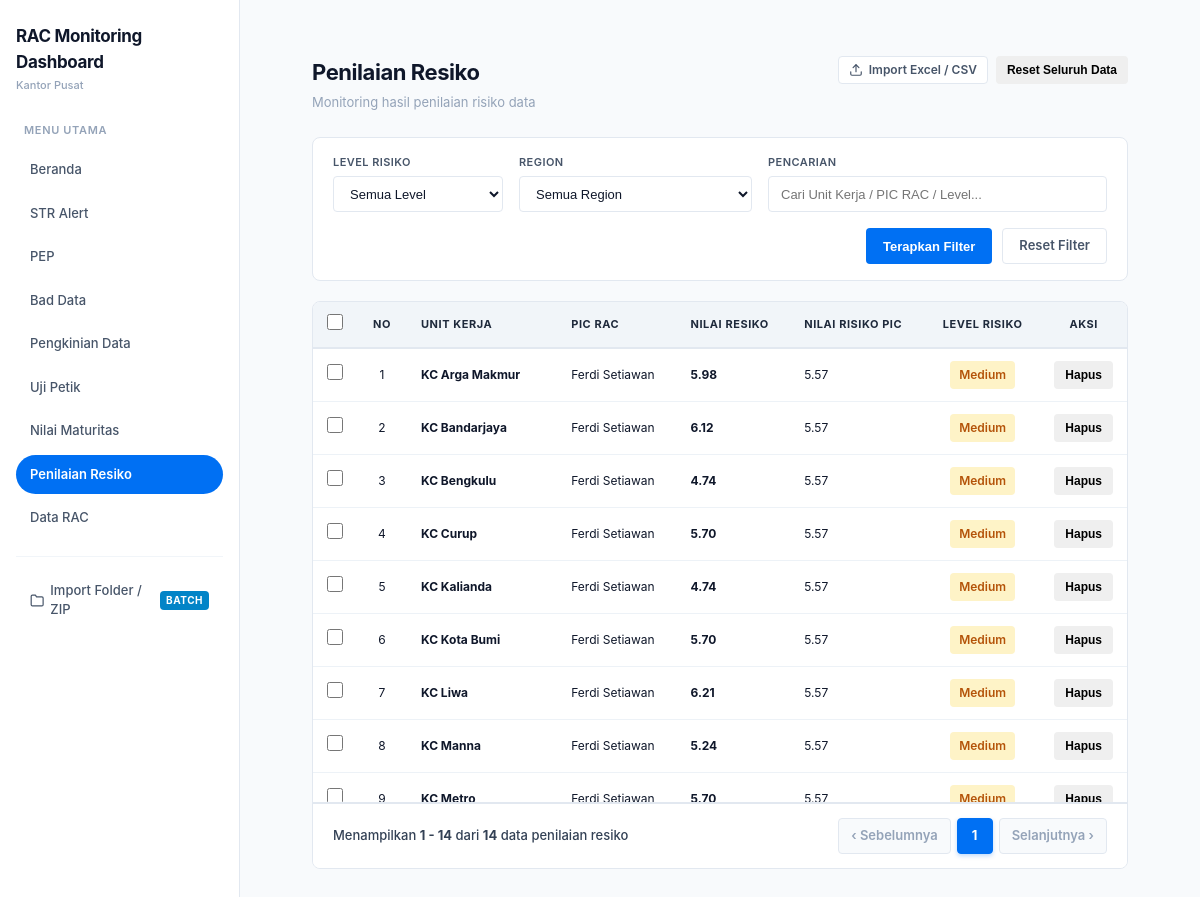
Page /penilaian-resiko.php on the committed database.
### tables this page shows
CREATE TABLE `penilaian_resiko` (
  `id` int(11) NOT NULL AUTO_INCREMENT,
  `no_urut` varchar(50) DEFAULT NULL,
  `branch` varchar(150) NOT NULL,
  `pic_rac` varchar(150) DEFAULT NULL,
  `nilai_resiko` varchar(50) DEFAULT NULL,
  `nilai_risiko_pic` varchar(50) DEFAULT NULL,
  `level_risiko` varchar(50) DEFAULT NULL,
  `status` varchar(50) DEFAULT 'Small',
  `month` varchar(50) DEFAULT NULL,
  `region` varchar(150) DEFAULT NULL,
  `keterangan` text DEFAULT NULL,
  `created_at` timestamp NOT NULL DEFAULT current_timestamp(),
  `updated_at` timestamp NOT NULL DEFAULT current_timestamp() ON UPDATE current_timestamp(),
  PRIMARY KEY (`id`),
  KEY `idx_penilaian_resiko_branch` (`branch`),
  KEY `idx_penilaian_resiko_month` (`month`),
  KEY `idx_penilaian_resiko_region` (`region`),
  KEY `idx_penilaian_resiko_level` (`level_risiko`)
);

### penilaian-resiko.php (the view, shortened to what this page needs)
<?php
$pdo = getDbConnection();
$search = trim((string)($_GET['q'] ?? ''));
$where = [];
$params = [];
$whereSql = !empty($where) ? 'WHERE ' . implode(' AND ', $where) : '';
$countStmt = $pdo->prepare("SELECT COUNT(*) FROM penilaian_resiko {$whereSql}");
$countStmt->execute($params);
$totalRecords = (int)$countStmt->fetchColumn();
$perPage = 50;
$totalPages = max(1, (int)ceil($totalRecords / $perPage));
$page = max(1, min($totalPages, (int)($_GET['page'] ?? 1)));
$offset = ($page - 1) * $perPage;
$dataSql = "SELECT * FROM penilaian_resiko {$whereSql} ORDER BY id ASC LIMIT :limit OFFSET :offset";
$dataStmt = $pdo->prepare($dataSql);
$dataStmt->bindValue(':limit', $perPage, PDO::PARAM_INT);
$dataStmt->bindValue(':offset', $offset, PDO::PARAM_INT);
$dataStmt->execute();
$pageData = $dataStmt->fetchAll(PDO::FETCH_ASSOC);
if (!function_exists('buildPenilaianResikoPageUrl')) {
    function buildPenilaianResikoPageUrl(int $pageNumber): string {
        $query = $_GET;
        $query['page'] = $pageNumber;
        return 'penilaian-resiko.php?' . http_build_query($query);
    }
}
require_once __DIR__ . '/includes/header.php';
require_once __DIR__ . '/includes/sidebar.php';
?>
<main class="main-content">
    <div class="page-header" style="display:flex;justify-content:space-between;align-items:flex-start;gap:20px;">
        <div>
            <h2 class="page-title">Penilaian Resiko</h2>
            <div class="page-subtitle">Monitoring hasil penilaian risiko data</div>
        </div>
        <div style="display:flex;gap:8px;flex-wrap:wrap;">
            <a href="import-penilaian-resiko.php" class="btn btn-secondary btn-sm" style="display:inline-flex;align-items:center;gap:6px;">
                <svg width="14" height="14" viewBox="0 0 24 24" fill="none" stroke="currentColor" stroke-width="2" stroke-linecap="round" stroke-linejoin="round">
                    <path d="M21 15v4a2 2 0 0 1-2 2H5a2 2 0 0 1-2-2v-4"></path>
                    <polyline points="17 8 12 3 7 8"></polyline>
                    <line x1="12" y1="3" x2="12" y2="15"></line>
                </svg>
                Import Excel / CSV
            </a>
            <?php if ($totalRecords > 0): ?>
                <button type="button" class="btn btn-danger btn-sm" id="btnResetPenilaianResiko" onclick="openResetModal()">
                    Reset Seluruh Data
                </button>
            <?php endif; ?>
        </div>
    </div>
    <form method="GET" action="penilaian-resiko.php" class="filter-card">
        <div class="filter-item">
            <label for="filterStatus" class="filter-label">Level Risiko</label>
            <select id="filterStatus" name="status" class="form-control">
                <option value="">Semua Level</option>
            </select>
        </div>
        <div class="filter-item" style="min-width:220px;">
            <label for="filterRegion" class="filter-label">Region</label>
            <select id="filterRegion" name="region" class="form-control">
                <option value="">Semua Region</option>
            </select>
        </div>
        <div class="filter-item" style="flex:1;min-width:220px;">
            <label for="filterSearch" class="filter-label">Pencarian</label>
            <input
                type="text"
                id="filterSearch"
                name="q"
                class="form-control"
                placeholder="Cari Unit Kerja / PIC RAC / Level..."
                value="<?= htmlspecialchars($search, ENT_QUOTES, 'UTF-8') ?>"
            >
        </div>
        <div class="filter-actions">
            <button type="submit" class="btn btn-primary">Terapkan Filter</button>
            <a href="penilaian-resiko.php" class="btn btn-secondary">Reset Filter</a>
        </div>
    </form>
    <div class="table-wrapper">
        <div class="table-scroll">
            <table class="data-table">
                <thead>
                    <tr>
                        <th style="width:38px;text-align:center;">
                            <input
                                type="checkbox"
                                id="checkAllPenilaianResiko"
                                title="Pilih Semua di Halaman Ini"
                                style="cursor:pointer;width:16px;height:16px;"
                                <?= empty($pageData) ? 'disabled' : '' ?>
                            >
                        </th>
                        <th style="width:50px;text-align:center;">NO</th>
                        <th>UNIT KERJA</th>
                        <th>PIC RAC</th>
                        <th>Nilai Resiko</th>
                        <th>Nilai Risiko PIC</th>
                        <th style="text-align:center;">Level Risiko</th>
                        <th style="width:70px;text-align:center;">AKSI</th>
                    </tr>
                </thead>
                <tbody>
                    <?php if (empty($pageData)): ?>
                        <tr>
                            <td colspan="8" style="text-align:center;padding:40px;color:var(--text-muted);">
                                Belum ada data penilaian resiko yang sesuai filter.
                            </td>
                        </tr>
                    <?php else: ?>
                        <?php foreach ($pageData as $index => $row): ?>
                            <tr>
                                <td style="text-align:center;">
                                    <input
                                        type="checkbox"
                                        class="resiko-check"
                                        value="<?= htmlspecialchars((string)($row['id'] ?? ''), ENT_QUOTES, 'UTF-8') ?>"
                                        style="cursor:pointer;width:16px;height:16px;"
                                        onchange="updateBulkActionState()"
                                    >
                                </td>
                                <td style="text-align:center;">
                                    <?= (int)($offset + $index + 1) ?>
                                </td>
                                <td>
                                    <strong><?= htmlspecialchars((string)($row['branch'] ?? '-'), ENT_QUOTES, 'UTF-8') ?></strong>
                                </td>
                                <td>
                                    <?= htmlspecialchars((string)($row['pic_rac'] ?? '-'), ENT_QUOTES, 'UTF-8') ?>
                                </td>
                                <td>
                                    <strong><?= htmlspecialchars((string)($row['nilai_resiko'] ?? '0.00'), ENT_QUOTES, 'UTF-8') ?></strong>
                                </td>
                                <td>
                                    <?= htmlspecialchars((string)($row['nilai_risiko_pic'] ?? '-'), ENT_QUOTES, 'UTF-8') ?>
                                </td>
                                <td style="text-align:center;">
                                    <?php
                                    $level = (string)($row['level_risiko'] ?? $row['status'] ?? 'Small');
                                    $levelLower = strtolower($level);
                                    if ($levelLower === 'large' || $levelLower === 'high' || $levelLower === 'tinggi') {
                                        $badgeBg = '#fee2e2'; $badgeColor = '#b91c1c'; $levelLabel = 'Large';
                                    } elseif ($levelLower === 'medium' || $levelLower === 'sedang') {
                                        $badgeBg = '#fef3c7'; $badgeColor = '#b45309'; $levelLabel = 'Medium';
                                    } else {
                                        $badgeBg = '#dcfce7'; $badgeColor = '#15803d'; $levelLabel = 'Small';
                                    }
                                    ?>
                                    <span class="badge" style="background:<?= $badgeBg ?>;color:<?= $badgeColor ?>;padding:4px 8px;border-radius:4px;font-size:12px;font-weight:600;">
                                        <?= htmlspecialchars($levelLabel, ENT_QUOTES, 'UTF-8') ?>
                                    </span>
                                </td>
                                <td style="text-align:center;">
                                    <button type="button" class="btn btn-danger btn-sm" onclick="deleteSinglePenilaianResiko(<?= (int)$row['id'] ?>)" title="Hapus baris ini">Hapus</button>
                                </td>
                            </tr>
                        <?php endforeach; ?>
                    <?php endif; ?>
                </tbody>
            </table>
        </div>
        <?php if ($totalRecords > 0): ?>
        <div class="table-pagination">
            <div class="pagination-info">
                Menampilkan
                <strong><?= $offset + 1 ?> - <?= min($offset + count($pageData), $totalRecords) ?></strong>
                dari
                <strong><?= $totalRecords ?></strong>
                data penilaian resiko
            </div>
            <ul class="pagination-controls">
                <li>
                    <a href="<?= $page > 1 ? htmlspecialchars(buildPenilaianResikoPageUrl($page - 1), ENT_QUOTES, 'UTF-8') : '#' ?>" class="page-btn <?= $page <= 1 ? 'disabled' : '' ?>">
                        &lsaquo; Sebelumnya
                    </a>
                </li>
                <?php
                $visibleRange = 5;
                $startPage = max(1, $page - 2);
                $endPage = min($totalPages, $startPage + $visibleRange - 1);
                if ($endPage - $startPage + 1 < $visibleRange) {
                    $startPage = max(1, $endPage - $visibleRange + 1);
                }
                for ($i = $startPage; $i <= $endPage; $i++) {
                    $activeClass = $i === $page ? 'active' : '';
                    echo '<li><a href="' . htmlspecialchars(buildPenilaianResikoPageUrl($i), ENT_QUOTES, 'UTF-8') . '" class="page-btn ' . $activeClass . '">' . $i . '</a></li>';
                }
                ?>
                <li>
                    <a href="<?= $page < $totalPages ? htmlspecialchars(buildPenilaianResikoPageUrl($page + 1), ENT_QUOTES, 'UTF-8') : '#' ?>" class="page-btn <?= $page >= $totalPages ? 'disabled' : '' ?>">
                        Selanjutnya &rsaquo;
                    </a>
                </li>
            </ul>
        </div>
        <?php endif; ?>
    </div>
</main>
<?php require_once __DIR__ . '/includes/footer.php'; ?>

### rows in the picture
penilaian_resiko: index "1", branch "KC Arga Makmur", pic_rac "Ferdi Setiawan", nilai_resiko "5.98", nilai_risiko_pic "5.57", level_risiko "Medium"
penilaian_resiko: index "2", branch "KC Bandarjaya", pic_rac "Ferdi Setiawan", nilai_resiko "6.12", nilai_risiko_pic "5.57", level_risiko "Medium"
penilaian_resiko: index "3", branch "KC Bengkulu", pic_rac "Ferdi Setiawan", nilai_resiko "4.74", nilai_risiko_pic "5.57", level_risiko "Medium"
penilaian_resiko: index "4", branch "KC Curup", pic_rac "Ferdi Setiawan", nilai_resiko "5.70", nilai_risiko_pic "5.57", level_risiko "Medium"
penilaian_resiko: index "5", branch "KC Kalianda", pic_rac "Ferdi Setiawan", nilai_resiko "4.74", nilai_risiko_pic "5.57", level_risiko "Medium"
penilaian_resiko: index "6", branch "KC Kota Bumi", pic_rac "Ferdi Setiawan", nilai_resiko "5.70", nilai_risiko_pic "5.57", level_risiko "Medium"
penilaian_resiko: index "7", branch "KC Liwa", pic_rac "Ferdi Setiawan", nilai_resiko "6.21", nilai_risiko_pic "5.57", level_risiko "Medium"
penilaian_resiko: index "8", branch "KC Manna", pic_rac "Ferdi Setiawan", nilai_resiko "5.24", nilai_risiko_pic "5.57", level_risiko "Medium"
penilaian_resiko: index "9", branch "KC Metro", pic_rac "Ferdi Setiawan", nilai_resiko "5.70", nilai_risiko_pic "5.57", level_risiko "Medium"

### other values in the picture
$offset + 1 "1"
min($offset + count($pageData), $totalRecords) "14"
$totalRecords "14"
